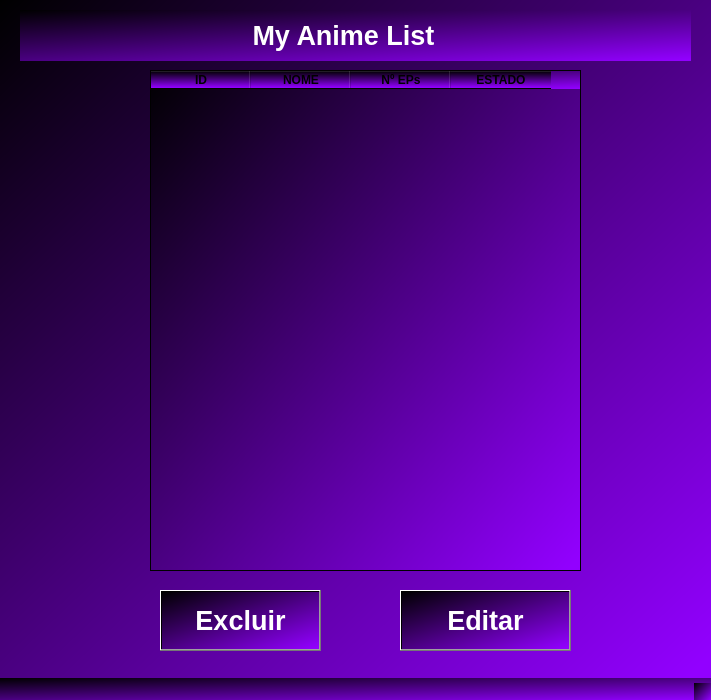
<?xml version="1.0" encoding="UTF-8"?>
<ui version="4.0">
 <class>MyAnimeList</class>
 <widget class="QMainWindow" name="MyAnimeList">
  <property name="geometry">
   <rect>
    <x>0</x>
    <y>0</y>
    <width>711</width>
    <height>700</height>
   </rect>
  </property>
  <property name="windowTitle">
   <string>MainWindow</string>
  </property>
  <property name="styleSheet">
   <string notr="true">background-color: qlineargradient(spread:pad, x1:0, y1:0, x2:1, y2:1, stop:0 rgba(0, 0, 0, 255), stop:0.983051 rgba(146, 0, 255, 255));</string>
  </property>
  <widget class="QWidget" name="centralwidget">
   <widget class="QTableWidget" name="table_list">
    <property name="geometry">
     <rect>
      <x>150</x>
      <y>70</y>
      <width>431</width>
      <height>501</height>
     </rect>
    </property>
    <property name="font">
     <font>
      <pointsize>14</pointsize>
      <weight>75</weight>
      <bold>true</bold>
     </font>
    </property>
    <property name="styleSheet">
     <string notr="true">background-color: qconicalgradient(cx:0, cy:0, angle:129.7, stop:0 rgba(241, 0, 255, 255), stop:0.204545 rgba(197, 0, 255, 69), stop:0.301136 rgba(165, 0, 255, 233), stop:0.346591 rgba(255, 71, 227, 130), stop:0.375 rgba(255, 71, 227, 130), stop:0.403409 rgba(241, 0, 255, 219), stop:0.477273 rgba(241, 0, 255, 219), stop:0.488636 rgba(235, 48, 255, 244), stop:0.494318 rgba(187, 0, 255, 208), stop:0.545455 rgba(187, 0, 255, 208), stop:0.55 rgba(255, 0, 140, 255), stop:0.57754 rgba(255, 0, 172, 199), stop:0.625 rgba(255, 0, 226, 210), stop:1 rgba(197, 0, 255, 69));</string>
    </property>
    <column>
     <property name="text">
      <string>ID</string>
     </property>
     <property name="font">
      <font>
       <weight>75</weight>
       <bold>true</bold>
      </font>
     </property>
     <property name="textAlignment">
      <set>AlignCenter</set>
     </property>
    </column>
    <column>
     <property name="text">
      <string>NOME</string>
     </property>
     <property name="font">
      <font>
       <weight>75</weight>
       <bold>true</bold>
      </font>
     </property>
     <property name="textAlignment">
      <set>AlignCenter</set>
     </property>
    </column>
    <column>
     <property name="text">
      <string>Nº EPs</string>
     </property>
     <property name="font">
      <font>
       <weight>75</weight>
       <bold>true</bold>
      </font>
     </property>
     <property name="textAlignment">
      <set>AlignCenter</set>
     </property>
    </column>
    <column>
     <property name="text">
      <string>ESTADO</string>
     </property>
     <property name="font">
      <font>
       <weight>75</weight>
       <bold>true</bold>
      </font>
     </property>
     <property name="textAlignment">
      <set>AlignCenter</set>
     </property>
    </column>
   </widget>
   <widget class="QPushButton" name="button_excluir">
    <property name="geometry">
     <rect>
      <x>160</x>
      <y>590</y>
      <width>161</width>
      <height>61</height>
     </rect>
    </property>
    <property name="font">
     <font>
      <pointsize>20</pointsize>
      <weight>75</weight>
      <bold>true</bold>
     </font>
    </property>
    <property name="cursor">
     <cursorShape>PointingHandCursor</cursorShape>
    </property>
    <property name="styleSheet">
     <string notr="true">color: rgb(255, 255, 255);</string>
    </property>
    <property name="text">
     <string>Excluir</string>
    </property>
   </widget>
   <widget class="QPushButton" name="button_editar">
    <property name="geometry">
     <rect>
      <x>400</x>
      <y>590</y>
      <width>171</width>
      <height>61</height>
     </rect>
    </property>
    <property name="font">
     <font>
      <pointsize>20</pointsize>
      <weight>75</weight>
      <bold>true</bold>
     </font>
    </property>
    <property name="cursor">
     <cursorShape>PointingHandCursor</cursorShape>
    </property>
    <property name="styleSheet">
     <string notr="true">color: rgb(255, 255, 255);</string>
    </property>
    <property name="text">
     <string>Editar</string>
    </property>
   </widget>
   <widget class="QLabel" name="label">
    <property name="geometry">
     <rect>
      <x>20</x>
      <y>10</y>
      <width>671</width>
      <height>51</height>
     </rect>
    </property>
    <property name="font">
     <font>
      <pointsize>20</pointsize>
      <weight>75</weight>
      <bold>true</bold>
     </font>
    </property>
    <property name="styleSheet">
     <string notr="true">color: rgb(255, 255, 255);</string>
    </property>
    <property name="text">
     <string>                               My Anime List</string>
    </property>
   </widget>
  </widget>
  <widget class="QMenuBar" name="menubar">
   <property name="geometry">
    <rect>
     <x>0</x>
     <y>0</y>
     <width>711</width>
     <height>21</height>
    </rect>
   </property>
  </widget>
  <widget class="QStatusBar" name="statusbar"/>
 </widget>
 <resources/>
 <connections/>
</ui>
